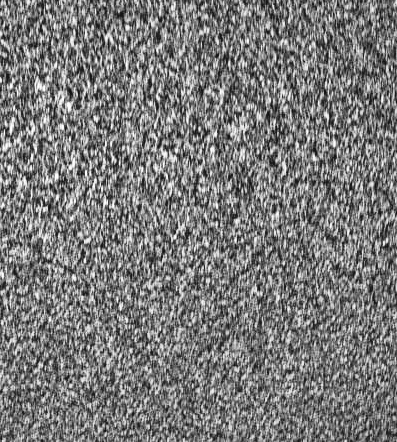
#> input picture data/晶圆分类数据集/BGA 12x4/test/good/KA1UXX015_B13_UP.jpg, 397 x 442 px
$ python gen_10_allinone.py
#> lines starting #> are read from the running program, lines starting #| are printed output that depends on the picture
### 生成实验数据/generate_synthetic_defects.py
#!/usr/bin/env python3
"""
晶圆缺陷合成生成器
在正常晶圆图像上生成划痕、污渍、颗粒等合成缺陷
用于平衡测试集正常/缺陷样本
"""

import os
import sys
import random
import argparse
from pathlib import Path

import cv2
import numpy as np
from PIL import Image


# ═══════════════════════════════════════════
# 工具函数（处理中文路径）
# ═══════════════════════════════════════════

def imread_unicode(path):
    """读取图片，兼容Windows中文路径"""
    img = cv2.imread(str(path))
    if img is not None:
        return img
    # 备选：numpy读取（Windows中文路径）
    stream = np.fromfile(str(path), dtype=np.uint8)
    img = cv2.imdecode(stream, cv2.IMREAD_COLOR)
    return img


def imwrite_unicode(path, img):
    """保存图片，兼容Windows中文路径"""
    try:
        return cv2.imwrite(str(path), img)
    except:
        pass
    try:
        ext = os.path.splitext(str(path))[1]
        _, buf = cv2.imencode(ext, img)
        buf.tofile(str(path))
        return True
    except:
        return False

def add_scratch(img,
                max_scratches=2,
                min_len=0.05, max_len=0.25,
                min_width=1, max_width=2,
                min_opacity=0.18, max_opacity=0.38):
    """
    添加随机划痕（直线或轻微弯曲）"""
    h, w = img.shape[:2]
    result = img.copy()

    for _ in range(random.randint(1, max_scratches)):
        overlay = result.copy()
        # 随机起点和终点
        x1, y1 = random.randint(0, w-1), random.randint(0, h-1)
        length = int(min(w, h) * random.uniform(min_len, max_len))
        angle = random.uniform(0, 2 * np.pi)
        x2 = int(x1 + length * np.cos(angle))
        y2 = int(y1 + length * np.sin(angle))
        x2, y2 = np.clip(x2, 0, w-1), np.clip(y2, 0, h-1)

        # 颜色：深色或浅色划痕
        is_dark = random.random() < 0.7
        if is_dark:
            color = random.randint(0, 80)  # 深灰到黑
            color_bgr = (color, color, color)
        else:
            color = random.randint(200, 240)  # 浅灰到白
            color_bgr = (color, color, color)

        thickness = random.randint(min_width, max_width)
        cv2.line(overlay, (x1, y1), (x2, y2), color_bgr, thickness)

        # 随机点画法(更粗糙)
        if random.random() < 0.3:
            for i in range(thickness * 3):
                px = random.randint(min(x1, x2), max(x1, x2))
                py = random.randint(min(y1, y2), max(y1, y2))
                px, py = np.clip(px, 0, w-1), np.clip(py, 0, h-1)
                cv2.circle(overlay, (px, py), 1, color_bgr, -1)

        opacity = random.uniform(min_opacity, max_opacity)
        result = cv2.addWeighted(result, 1 - opacity, overlay, opacity, 0)

    return result


def add_stains(img,
               max_stains=2,
               min_size=8, max_size=30,
               min_opacity=0.12, max_opacity=0.28):
    """
    添加污渍/污染斑块（中等大小、半透明）"""
    h, w = img.shape[:2]
    result = img.copy()

    for _ in range(random.randint(1, max_stains)):
        overlay = result.copy()
        cx = random.randint(0, w-1)
        cy = random.randint(0, h-1)

        # 少量叠加椭圆
        n_ellipses = random.randint(1, 2)
        for _ in range(n_ellipses):
            rx = random.randint(min_size // 2, max_size // 2)
            ry = random.randint(min_size // 2, max_size // 2)

            if random.random() < 0.5:
                color = random.randint(20, 100)
            else:
                color = random.randint(180, 230)

            cv2.ellipse(overlay, (cx, cy), (rx, ry),
                       random.randint(0, 180), 0, 360,
                       (color, color, color), -1)

        # 高斯模糊使边缘柔和
        kernel_size = random.choice([5, 7, 9, 11])
        overlay = cv2.GaussianBlur(overlay, (kernel_size, kernel_size), 0)

        opacity = random.uniform(min_opacity, max_opacity)
        result = cv2.addWeighted(result, 1 - opacity, overlay, opacity, 0)

    return result


def add_spots(img,
              max_spots=6,
              spot_size=2,
              opacity_range=(0.15, 0.30)):
    """添加斑点/颗粒"""
    h, w = img.shape[:2]
    result = img.copy()

    n = random.randint(3, max_spots)
    for _ in range(n):
        overlay = result.copy()
        cx = random.randint(0, w-1)
        cy = random.randint(0, h-1)

        if random.random() < 0.6:
            color = random.randint(0, 60)
        else:
            color = random.randint(200, 255)
        color_bgr = (color, color, color)

        s = random.randint(1, spot_size)
        cv2.circle(overlay, (cx, cy), s, color_bgr, -1)

        opacity = random.uniform(*opacity_range)
        result = cv2.addWeighted(result, 1 - opacity, overlay, opacity, 0)

    return result


def add_missing_region(img,
                       max_regions=1,
                       min_ratio=0.03, max_ratio=0.10):
    """添加缺失区域（模拟die缺失，半透明）"""
    h, w = img.shape[:2]
    result = img.copy()

    if random.random() < 0.5:  # 50%概率不添加
        return result

    overlay = result.copy()
    region_w = int(w * random.uniform(min_ratio, max_ratio))
    region_h = int(h * random.uniform(min_ratio, max_ratio))
    region_w = min(region_w, w // 4)
    region_h = min(region_h, h // 4)

    x1 = random.randint(0, w - region_w - 1)
    y1 = random.randint(0, h - region_h - 1)

    color = random.randint(40, 100)
    cv2.rectangle(overlay, (x1, y1), (x1+region_w, y1+region_h),
                 (color, color, color), -1)

    overlay = cv2.GaussianBlur(overlay, (5, 5), 0)

    opacity = random.uniform(0.18, 0.35)
    result = cv2.addWeighted(result, 1 - opacity, overlay, opacity, 0)

    return result


def add_texture_noise(img,
                      noise_ratio=0.1,
                      intensity=30):
    """添加纹理噪声（随机像素扰动模拟工艺变异）"""
    h, w = img.shape[:2]
    result = img.copy().astype(np.float32)
    mask = np.random.random((h, w)) < noise_ratio
    noise = np.random.randint(-intensity, intensity, (h, w, 3))
    result[mask] = np.clip(result[mask] + noise[mask], 0, 255)
    return result.astype(np.uint8)


# ═══════════════════════════════════════════
# 组合生成
# ═══════════════════════════════════════════

# [186 lines left out: functions generate_defect, balance_test_set, preview, not called in this run]


# ═══════════════════════════════════════════
# MAIN
# ═══════════════════════════════════════════

# [54 lines that do not run on import are left out]

### 生成实验数据/gen_10_allinone.py
#!/usr/bin/env python3
"""生成10张不同基底的"全家福"合成缺陷图"""
import sys
sys.path.insert(0, '.')
from generate_synthetic_defects import imread_unicode, imwrite_unicode, add_scratch, add_stains, add_spots, add_missing_region, add_texture_noise
import numpy as np
from pathlib import Path

out_dir = Path('experiment_data/visualization/synthetic_all_in_one')
out_dir.mkdir(parents=True, exist_ok=True)

# 收集10张不同品类的test/good图
all_good = []
for cat_dir in sorted(Path('data/晶圆分类数据集').iterdir()):
    if not cat_dir.is_dir():
        continue
    good_dir = cat_dir / 'test' / 'good'
    if good_dir.exists():
        for f in sorted(good_dir.glob('*.jpg')):
            all_good.append(f)
            if len(all_good) >= 10:
                break
    if len(all_good) >= 10:
        break

print(f"Found {len(all_good)} base images")
all_good = all_good[:10]

for idx, img_path in enumerate(all_good):
    img = imread_unicode(str(img_path))
#> in imread_unicode, img is the input picture: shape (442, 397, 3); min 12, max 255, mean 121.9
    if img is None:
        print(f"  [{idx}] FAIL: {img_path.name}")
        continue

    h, w = img.shape[:2]
#> h = 442; w = 397
    result = img.copy()
    result = add_scratch(result, max_scratches=2)
    result = add_stains(result, max_stains=2)
#> the loop in add_stains, `for _ in range(random.randint(1, max_stains)):` made 2 passes
#> pass 1, in add_stains, `overlay = cv2.GaussianBlur(overlay, (kernel_size, kernel_size), 0)`:
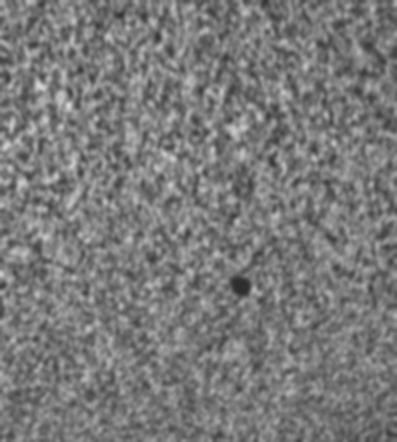
#> overlay: shape (442, 397, 3); min 46, max 217, mean 121.7
#> pass 2, in add_stains, `overlay = cv2.GaussianBlur(overlay, (kernel_size, kernel_size), 0)`:
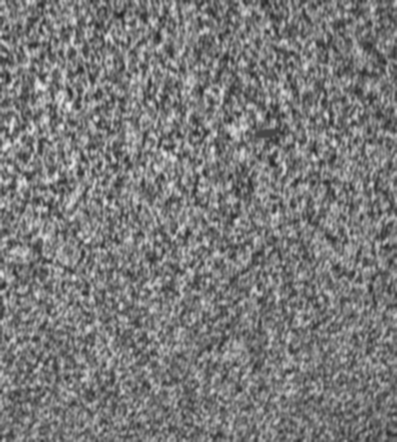
#> overlay: shape (442, 397, 3); min 32, max 238, mean 121.8
#> pass 2, in add_stains, `result = cv2.addWeighted(result, 1 - opacity, overlay, opacity, 0)`:
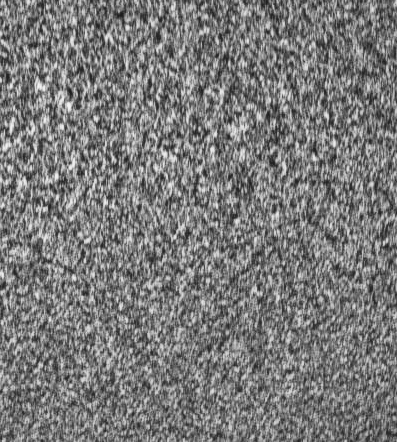
#> result: shape (442, 397, 3); min 27, max 245, mean 121.8
    result = add_spots(result, max_spots=8)
#> in add_spots, `n = random.randint(3, max_spots)`: n = 5
#> the loop in add_spots, `for _ in range(n):` made 5 passes
#> (cx, cy, color, color_bgr, s, opacity) on passes 1 to 5: (124, 373, 55, (55, 55, 55), 1, 0.179), (290, 113, 9, (9, 9, 9), 2, 0.164), (163, 260, 231, (231, 231, 231), 1, 0.195), (149, 361, 21, (21, 21, 21), 1, 0.295), (308, 280, 28, (28, 28, 28), 1, 0.239)
    result = add_missing_region(result, max_regions=1)
    result = add_texture_noise(result)
#> in add_texture_noise, `result[mask] = np.clip(result[mask] + noise[mask], 0, 255)`: result: shape (442, 397, 3) float32; mean B, G, R 121.8, 121.8, 121.8
#> pass 3 of the loop `for idx, img_path in enumerate(all_good):`:
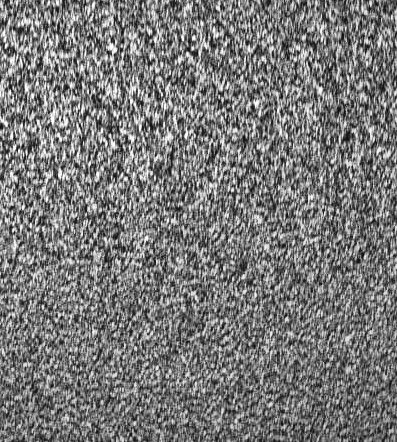
#> input picture data/晶圆分类数据集/BGA 12x4/test/good/KA1UXX015_B8_UP.jpg, 397 x 442 px
#> in imread_unicode, img is the input picture: shape (442, 397, 3); min 8, max 255, mean 120.5
#> the loop in add_stains (call 3), `for _ in range(random.randint(1, max_stains)):` made 2 passes
#> (cx, cy, n_ellipses, kernel_size, opacity) on passes 1 to 2: (332, 182, 2, 9, 0.142), (390, 246, 2, 5, 0.12)
#> pass 1, in add_stains (call 3), `overlay = cv2.GaussianBlur(overlay, (kernel_size, kernel_size), 0)`:
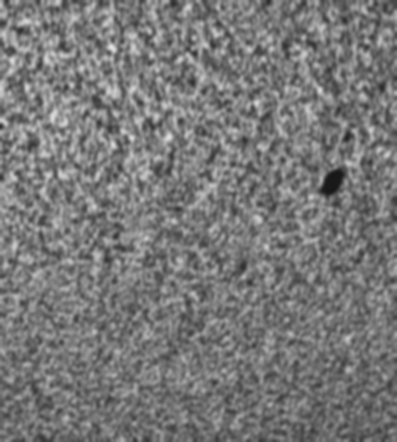
#> overlay: shape (442, 397, 3); min 23, max 228, mean 120.3
#> region_w = 11
#> region_h = 14
#> in add_missing_region (call 3), `x1 = random.randint(0, w - region_w - 1)`: x1 = 166
#> in add_missing_region (call 3), `y1 = random.randint(0, h - region_h - 1)`: y1 = 159
#> in add_missing_region (call 3), `color = random.randint(40, 100)`: color = 93
#> in add_missing_region (call 3), `opacity = random.uniform(0.18, 0.35)`: opacity = 0.259
#> in add_missing_region (call 3), `result = cv2.addWeighted(result, 1 - opacity, overlay, opacity, 0)`:
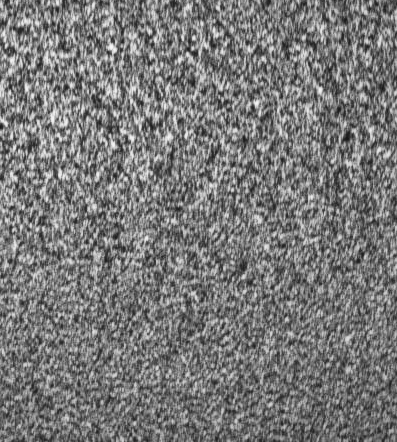
#> result: shape (442, 397, 3); min 23, max 248, mean 120.5

    out_path = out_dir / f"alldefects_{idx:02d}_{img_path.stem}.jpg"
    imwrite_unicode(str(out_path), result)
    print(f"  [{idx}] {img_path.stem:40s} -> {out_path.name}")

print(f"\nDone! Saved to {out_dir}")
for f in sorted(out_dir.glob('*')):
    print(f"  {f.name}  ({f.stat().st_size//1024}KB)")
